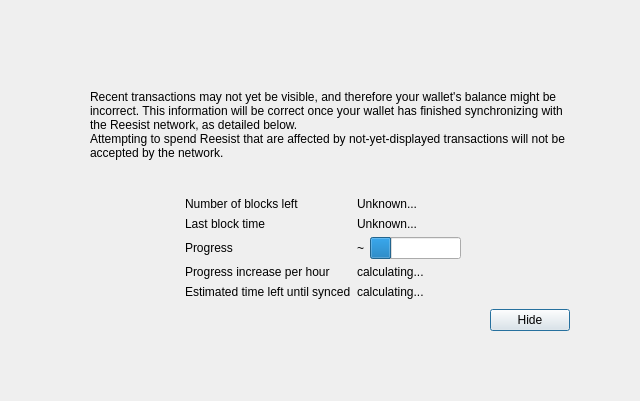
<?xml version="1.0" encoding="UTF-8"?>
<ui version="4.0">
 <class>ModalOverlay</class>
 <widget class="ModalOverlay" name="ModalOverlay">
  <property name="geometry">
   <rect>
    <x>0</x>
    <y>0</y>
    <width>640</width>
    <height>401</height>
   </rect>
  </property>
  <property name="windowTitle">
   <string>Form</string>
  </property>
  <layout class="QVBoxLayout" name="verticalLayout" stretch="0">
   <property name="sizeConstraint">
    <enum>QLayout::SetDefaultConstraint</enum>
   </property>
   <property name="leftMargin">
    <number>0</number>
   </property>
   <property name="topMargin">
    <number>0</number>
   </property>
   <property name="rightMargin">
    <number>0</number>
   </property>
   <property name="bottomMargin">
    <number>0</number>
   </property>
   <item>
    <widget class="QWidget" name="bgWidget" native="true">
     <property name="styleSheet">
      <string notr="true"/>
     </property>
     <layout class="QVBoxLayout" name="verticalLayoutMain" stretch="0">
      <property name="leftMargin">
       <number>60</number>
      </property>
      <property name="topMargin">
       <number>60</number>
      </property>
      <property name="rightMargin">
       <number>60</number>
      </property>
      <property name="bottomMargin">
       <number>60</number>
      </property>
      <item>
       <widget class="QWidget" name="contentWidget" native="true">
        <property name="styleSheet">
         <string notr="true"/>
        </property>
        <layout class="QVBoxLayout" name="verticalLayoutSub" stretch="1,0,0,0,0">
         <property name="spacing">
          <number>0</number>
         </property>
         <property name="leftMargin">
          <number>10</number>
         </property>
         <property name="topMargin">
          <number>10</number>
         </property>
         <property name="rightMargin">
          <number>10</number>
         </property>
         <property name="bottomMargin">
          <number>10</number>
         </property>
         <item>
          <layout class="QHBoxLayout" name="horizontalLayoutIconText" stretch="0,1">
           <property name="topMargin">
            <number>20</number>
           </property>
           <item>
            <layout class="QVBoxLayout" name="verticalLayoutIcon">
             <property name="leftMargin">
              <number>0</number>
             </property>
             <item>
              <widget class="QLabel" name="warningIcon">
               <property name="text">
                <string/>
               </property>
              </widget>
             </item>
             <item>
              <spacer name="verticalSpacerWarningIcon">
               <property name="orientation">
                <enum>Qt::Vertical</enum>
               </property>
               <property name="sizeHint" stdset="0">
                <size>
                 <width>20</width>
                 <height>40</height>
                </size>
               </property>
              </spacer>
             </item>
            </layout>
           </item>
           <item>
            <layout class="QVBoxLayout" name="verticalLayoutInfoText">
             <property name="leftMargin">
              <number>0</number>
             </property>
             <property name="topMargin">
              <number>0</number>
             </property>
             <item>
              <widget class="QLabel" name="infoText">
               <property name="text">
                <string>Recent transactions may not yet be visible, and therefore your wallet's balance might be incorrect. This information will be correct once your wallet has finished synchronizing with the Reesist network, as detailed below.</string>
               </property>
               <property name="textFormat">
                <enum>Qt::RichText</enum>
               </property>
               <property name="wordWrap">
                <bool>true</bool>
               </property>
              </widget>
             </item>
             <item>
              <widget class="QLabel" name="infoTextStrong">
               <property name="text">
                <string>Attempting to spend Reesist that are affected by not-yet-displayed transactions will not be accepted by the network.</string>
               </property>
               <property name="textFormat">
                <enum>Qt::RichText</enum>
               </property>
               <property name="wordWrap">
                <bool>true</bool>
               </property>
              </widget>
             </item>
             <item>
              <spacer name="verticalSpacerInTextSpace">
               <property name="orientation">
                <enum>Qt::Vertical</enum>
               </property>
               <property name="sizeHint" stdset="0">
                <size>
                 <width>20</width>
                 <height>40</height>
                </size>
               </property>
              </spacer>
             </item>
            </layout>
           </item>
          </layout>
         </item>
         <item>
          <spacer name="verticalSpacerAfterText">
           <property name="orientation">
            <enum>Qt::Vertical</enum>
           </property>
           <property name="sizeHint" stdset="0">
            <size>
             <width>20</width>
             <height>40</height>
            </size>
           </property>
          </spacer>
         </item>
         <item>
          <layout class="QFormLayout" name="formLayout">
           <property name="fieldGrowthPolicy">
            <enum>QFormLayout::FieldsStayAtSizeHint</enum>
           </property>
           <property name="formAlignment">
            <set>Qt::AlignHCenter|Qt::AlignTop</set>
           </property>
           <property name="horizontalSpacing">
            <number>6</number>
           </property>
           <property name="verticalSpacing">
            <number>6</number>
           </property>
           <property name="topMargin">
            <number>10</number>
           </property>
           <item row="0" column="0">
            <widget class="QLabel" name="labelNumberOfBlocksLeft">
             <property name="text">
              <string>Number of blocks left</string>
             </property>
            </widget>
           </item>
           <item row="0" column="1">
            <widget class="QLabel" name="numberOfBlocksLeft">
             <property name="text">
              <string>Unknown...</string>
             </property>
            </widget>
           </item>
           <item row="1" column="0">
            <widget class="QLabel" name="labelLastBlockTime">
             <property name="text">
              <string>Last block time</string>
             </property>
            </widget>
           </item>
           <item row="1" column="1">
            <widget class="QLabel" name="newestBlockDate">
             <property name="sizePolicy">
              <sizepolicy hsizetype="Maximum" vsizetype="Preferred">
               <horstretch>0</horstretch>
               <verstretch>0</verstretch>
              </sizepolicy>
             </property>
             <property name="text">
              <string>Unknown...</string>
             </property>
            </widget>
           </item>
           <item row="2" column="0">
            <widget class="QLabel" name="labelSyncDone">
             <property name="text">
              <string>Progress</string>
             </property>
            </widget>
           </item>
           <item row="2" column="1">
            <layout class="QHBoxLayout" name="horizontalLayoutSync" stretch="0,1">
             <item>
              <widget class="QLabel" name="percentageProgress">
               <property name="text">
                <string notr="true">~</string>
               </property>
              </widget>
             </item>
             <item>
              <widget class="QProgressBar" name="progressBar">
               <property name="value">
                <number>24</number>
               </property>
               <property name="format">
                <string/>
               </property>
              </widget>
             </item>
            </layout>
           </item>
           <item row="4" column="0">
            <widget class="QLabel" name="labelProgressIncrease">
             <property name="text">
              <string>Progress increase per hour</string>
             </property>
            </widget>
           </item>
           <item row="4" column="1">
            <widget class="QLabel" name="progressIncreasePerH">
             <property name="text">
              <string>calculating...</string>
             </property>
            </widget>
           </item>
           <item row="5" column="0">
            <widget class="QLabel" name="labelEstimatedTimeLeft">
             <property name="text">
              <string>Estimated time left until synced</string>
             </property>
            </widget>
           </item>
           <item row="5" column="1">
            <widget class="QLabel" name="expectedTimeLeft">
             <property name="text">
              <string>calculating...</string>
             </property>
            </widget>
           </item>
          </layout>
         </item>
         <item>
          <layout class="QHBoxLayout" name="horizontalLayoutButtons">
           <property name="leftMargin">
            <number>10</number>
           </property>
           <property name="topMargin">
            <number>10</number>
           </property>
           <item>
            <spacer name="horizontalSpacer">
             <property name="orientation">
              <enum>Qt::Horizontal</enum>
             </property>
             <property name="sizeHint" stdset="0">
              <size>
               <width>40</width>
               <height>20</height>
              </size>
             </property>
            </spacer>
           </item>
           <item>
            <widget class="QPushButton" name="closeButton">
             <property name="text">
              <string>Hide</string>
             </property>
             <property name="focusPolicy">
              <enum>Qt::StrongFocus</enum>
             </property>
             <property name="default">
              <bool>true</bool>
             </property>
            </widget>
           </item>
          </layout>
         </item>
         <item>
          <layout class="QVBoxLayout" name="verticalLayout_2">
           <item>
            <spacer name="verticalSpacer">
             <property name="orientation">
              <enum>Qt::Vertical</enum>
             </property>
             <property name="sizeHint" stdset="0">
              <size>
               <width>20</width>
               <height>40</height>
              </size>
             </property>
            </spacer>
           </item>
          </layout>
         </item>
        </layout>
       </widget>
      </item>
     </layout>
    </widget>
   </item>
  </layout>
 </widget>
 <customwidgets>
  <customwidget>
   <class>ModalOverlay</class>
   <extends>QWidget</extends>
   <header>qt/modaloverlay.h</header>
   <container>1</container>
  </customwidget>
 </customwidgets>
 <resources/>
 <connections/>
</ui>
